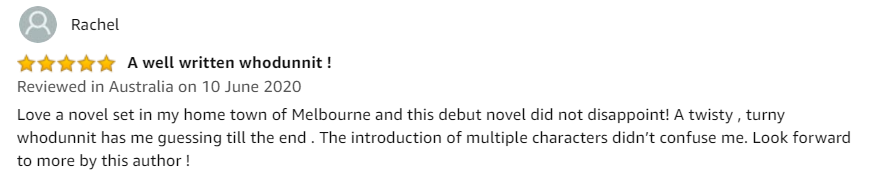
#> input picture Am Rachel.PNG, 885 x 177 px, found by its file name
$ jupyter execute --allow-errors 'Amazon Review Scraping Only.ipynb'
#> lines starting #> are read from the running program, lines starting #| are printed output that depends on the picture
# Amazon Web Scraper

### Import Libraries

[cell 1]
import requests
from bs4 import BeautifulSoup
import pandas as pd

### Input Link

[cell 2]
amazonpage = 'https://www.amazon.co.uk/Avoid-Huge-Ships-John-Trimmer/dp/0870334336'

[cell 3]
header={'user-agent': 'Mozilla/5.0 (Windows NT 10.0; Win64; x64) AppleWebKit/537.36 (KHTML, like Gecko) Chrome/78.0.3904.97 Safari/537.36'} #provide header for webscraper

#Get the contents of the reviews page
Link = []
#> (the rest of this cell did not finish here and is left out)

### Establish lists

[cell 4]
reviewsselect = []
ratingsselect = []
reviewersselect = []
titlesselect = []
datesselect = []

### Scrape web

[cell 5]
for k in range(len(Link)):                              #helps to iterate for different products which we aren't doing in this case
    for i in range(1,15):                               #each product , it scrapes 15 pages of reviews
        cont_response=requests.get('https://www.amazon.co.uk'+Link[k]+'sortBy=recent&pageNumber='+str(i), headers=header)   #iterates through multiple pages of the reviews
        soup=BeautifulSoup(cont_response.content)                                #save review body to list
        for z in soup.select('span[data-hook*="review-body"]'):#pull out the information from speific elements using these attributes
            reviewsselect.append(z.get_text())
        for y in soup.select('i[data-hook*="review-star-rating"]')[2:13]:#pull out the information from speific elements using these attributes
            ratingsselect.append(y.get_text())
        for x in soup.select('span[class*="a-profile-name"]')[2:13]:#pull out the information from speific elements using these attributes
            reviewersselect.append(x.get_text())
        for w in soup.select('a[data-hook*="review-title"]'):#pull out the information from speific elements using these attributes
            titlesselect.append(w.get_text())
        for v in soup.select('span[class*="a-size-base a-color-secondary review-date"]')[2:13]:#pull out the information from speific elements using these attributes
            datesselect.append(v.get_text())

### Crop some international reviews

[cell 6]
reviews = reviewsselect[0:len(titlesselect)]
reviewers = reviewersselect[0:len(titlesselect)]
ratings = ratingsselect[0:len(titlesselect)]
titles = titlesselect
dates = datesselect[0:len(titlesselect)]

### Tidy up some of the data

[cell 7]
for i in range(len(reviewers)):
    if reviewers[i][-1] == ' ':
        reviewers[i] = reviewers[i][:-1] #remove extra spaces at the end of usernames

[cell 8]
for i in range(len(ratings)):
    ratings[i] = ratings[i][0] #turn review rating into int

### create dataframe of all amazon reviews

[cell 9]
AmazonReviews=pd.DataFrame(columns=['Review']) #initialise dataframe
AmazonReviews['Review']=reviews #fill reviews column
AmazonReviews['rating']=ratings #fill ratings column
AmazonReviews['Reviewer'] = reviewers #fill reviewers columns
AmazonReviews['Title'] = titles #fill reviewers columns
AmazonReviews['Dates'] = dates

[cell 10]
AmazonReviews

## Turn review info back into images

[cell 11]
from PIL import Image
from PIL import ImageFont
from PIL import ImageDraw

[cell 12]
# get star image
Review = Image.open('Am Rachel.png')
#> Review is the input picture: PIL image 885x177 RGBA; mean R, G, B, A 245.1, 245, 244.3, 255

area = (16, 54, 36, 72)

Star = Review.crop(area)
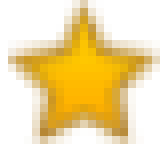
#> Star: PIL image 20x18 RGBA (shown 8 times larger); mean R, G, B, A 240.5, 217.3, 159.4, 255

Review.paste(Star, (114, 54))

star3 = Image.open('Am Charlene.png')
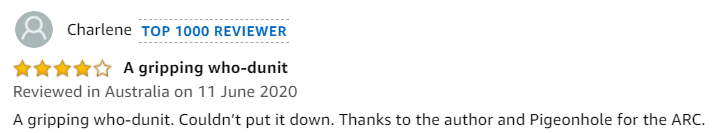
#> input picture Am Charlene.PNG, 712 x 133 px, found by its file name
#> star3 is the input picture: PIL image 712x133 RGBA; mean R, G, B, A 244.1, 244.4, 244, 255
area = (91,57,111,78)
EmptyStar = star3.crop(area)
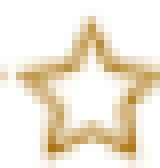
#> EmptyStar: PIL image 20x21 RGBA (shown 8 times larger); mean R, G, B, A 240.5, 231.7, 215.1, 255
EmptyStar

#> (the rest of this cell did not finish here and is left out)
